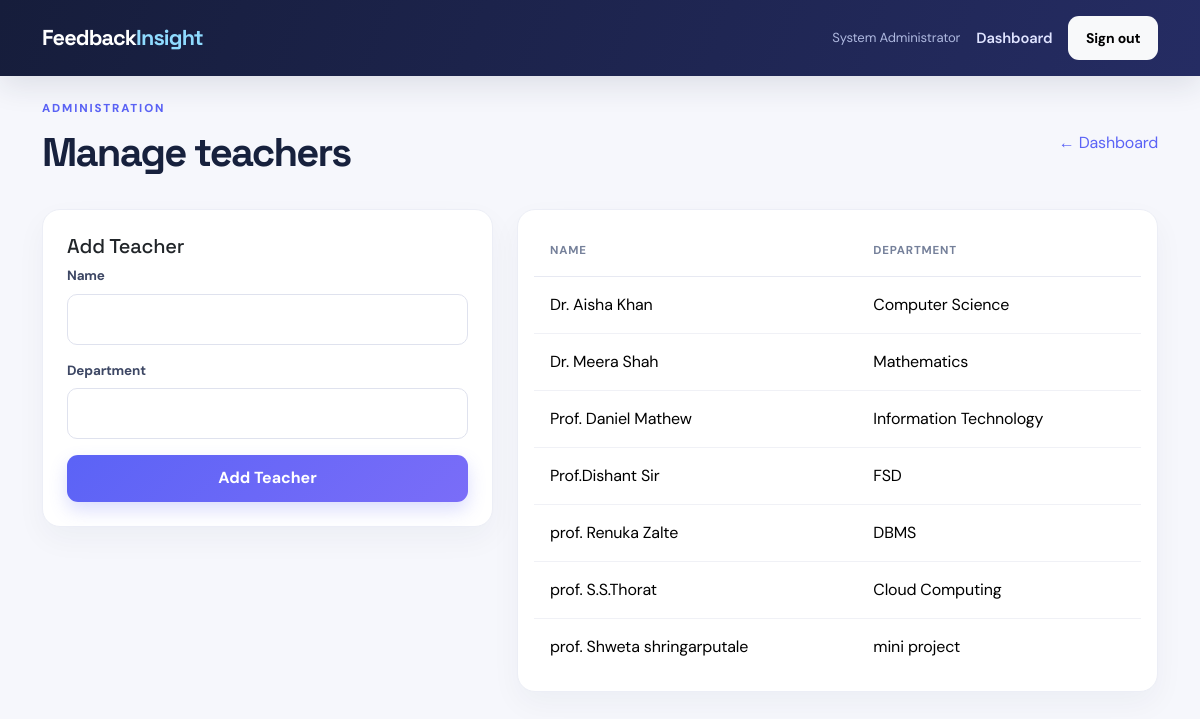
The page /admin/manage/teachers (signed in) on the database its author committed.
### models.py (models this page shows, shortened)
class Admin(UserMixin, db.Model):
    __tablename__ = "admins"
    id = db.Column(db.Integer, primary_key=True)
    name = db.Column(db.String(120), nullable=False)
    email = db.Column(db.String(150), unique=True, nullable=False, index=True)
    password_hash = db.Column(db.String(255), nullable=False)
    created_at = db.Column(db.DateTime, default=datetime.utcnow, nullable=False)
    @property
    def role(self):
        return "admin"

class Teacher(db.Model):
    __tablename__ = "teachers"
    id = db.Column(db.Integer, primary_key=True)
    name = db.Column(db.String(120), unique=True, nullable=False)
    department = db.Column(db.String(120), nullable=False)
    created_at = db.Column(db.DateTime, default=datetime.utcnow, nullable=False)
    feedback = db.relationship("Feedback", back_populates="teacher", lazy=True)

### app.py (the view, shortened to what this page needs)
@app.route("/admin/manage/<kind>", methods=["GET", "POST"])
@admin_required
def manage(kind):
    types = {"teachers": (Teacher, "Teacher"), "subjects": (Subject, "Subject")}
    if kind not in types:
        return redirect(url_for("admin_dashboard"))
    model, label = types[kind]
    return render_template("manage.html", kind=kind, label=label, records=model.query.order_by(model.name).all())

### app.py (called while the page is built)
@login_manager.user_loader
def load_user(user_id):
    user_type, identifier = user_id.split(":", 1) if ":" in user_id else ("student", user_id)
    model = Admin if user_type == "admin" else Student
    return db.session.get(model, int(identifier))

def admin_required(view):
    @wraps(view)
    @login_required
    def wrapped(*args, **kwargs):
        if not isinstance(current_user, Admin):
            flash("Administrator access is required.", "danger")
            return redirect(url_for("student_dashboard"))
        return view(*args, **kwargs)
    return wrapped

@app.context_processor
def inject_globals():
    return {"app_name": "Feedback Insight"}

### templates/manage.html
{% extends "base.html" %}{% block content %}<div class="d-flex justify-content-between align-items-center mb-4"><div><p class="eyebrow">ADMINISTRATION</p><h1>Manage {{ kind }}</h1></div><a href="{{ url_for('admin_dashboard') }}">← Dashboard</a></div><div class="row g-4"><div class="col-md-5"><form method="post" class="card border-0 shadow-sm p-4"><h2 class="h5">Add {{ label }}</h2><label>Name</label><input class="form-control mb-3" name="name" required>{% if kind == 'teachers' %}<label>Department</label><input class="form-control mb-3" name="department" required>{% else %}<label>Code</label><input class="form-control mb-3" name="code" required>{% endif %}<button class="btn btn-primary">Add {{ label }}</button></form></div><div class="col-md-7"><div class="card border-0 shadow-sm p-3"><table class="table"><thead><tr><th>Name</th><th>{{ 'Department' if kind == 'teachers' else 'Code' }}</th></tr></thead><tbody>{% for record in records %}<tr><td>{{ record.name }}</td><td>{{ record.department if kind == 'teachers' else record.code }}</td></tr>{% endfor %}</tbody></table></div></div></div>{% endblock %}

### templates/base.html (shortened to what this page needs)
<!doctype html>
<html lang="en">
<head>
  <link href="https://cdn.jsdelivr.net/npm/bootstrap@5.3.3/dist/css/bootstrap.min.css" rel="stylesheet">
  <link href="{{ url_for('static', filename='css/style.css') }}" rel="stylesheet">
</head>
<body>
<nav class="navbar navbar-expand-lg navbar-dark app-nav">
  <div class="container"><a class="navbar-brand fw-bold" href="{{ url_for('index') }}">Feedback<span>Insight</span></a>
    <div class="d-flex align-items-center gap-3">
      {% if current_user.is_authenticated %}
        <span class="nav-user">{{ current_user.name }}</span>
        {% if current_user.role == 'admin' %}<a class="nav-link" href="{{ url_for('admin_dashboard') }}">Dashboard</a>
        {% else %}<a class="nav-link" href="{{ url_for('student_dashboard') }}">My feedback</a>{% endif %}
        <a class="btn btn-sm btn-light" href="{{ url_for('logout') }}">Sign out</a>
      {% else %}<a class="nav-link" href="{{ url_for('admin_login') }}">Admin portal</a>{% endif %}
    </div>
  </div>
</nav>
<main class="container py-4">
  {% block content %}{% endblock %}
</main>
</body></html>

### static/css/style.css (style rules this page uses)
:root { --ink:#17213d;--muted:#75809a;--blue:#5b63f6;--blue-dark:#444bd3;--cyan:#22c7d8;--paper:#f6f7fc;--line:#e7e9f2;--white:#fff }
* { box-sizing:border-box }
body { background:var(--paper);color:var(--ink);font-family:'DM Sans',system-ui,sans-serif;letter-spacing:-.01em }
h1,h2,h3,.navbar-brand { font-family:'Space Grotesk',sans-serif }
h1 { font-weight:700;letter-spacing:-.045em }
a { color:var(--blue);text-decoration:none }
.app-nav { background:linear-gradient(110deg,#161d3b,#252c63);box-shadow:0 10px 30px #1820441c;padding:1rem 0 }
.navbar-brand { font-size:1.35rem;letter-spacing:-.04em }
.navbar-brand span { color:#8fdbff }
.navbar .nav-link { color:#dfe3ff!important;font-size:.92rem;font-weight:600 }
.nav-user { color:#aeb8df;font-size:.82rem }
.btn { border-radius:11px;font-weight:700;padding:.72rem 1.1rem;border:0;transition:.2s ease }
.btn-primary { background:linear-gradient(135deg,var(--blue),#7a6df8);box-shadow:0 8px 18px #5b63f638 }
.eyebrow { font-size:.72rem;letter-spacing:.16em;font-weight:800;color:var(--blue);margin-bottom:.75rem }
.feature-card,.metric-card,.card { background:var(--white);border:1px solid #eceef6!important;border-radius:18px!important;box-shadow:0 12px 30px #20264d0b!important }
.table { --bs-table-bg:transparent;color:var(--ink);margin:0 }
.table thead th { color:var(--muted);font-size:.72rem;text-transform:uppercase;letter-spacing:.07em;border-bottom:1px solid var(--line);padding:1rem }
.table tbody td { padding:1rem;border-color:#f0f1f6;vertical-align:middle }
.table tbody tr:last-child td { border-bottom:0 }
label { font-weight:700;font-size:.84rem;margin-bottom:.45rem;color:#3d4764 }
.form-control,.form-select { border:1px solid #dfe2ee;border-radius:10px;padding:.78rem .9rem;color:var(--ink) }

### rows shown on the page
Admin: name "System Administrator"
Teacher: name "Dr. Aisha Khan", department "Computer Science"
Teacher: name "Dr. Meera Shah", department "Mathematics"
Teacher: name "Prof. Daniel Mathew", department "Information Technology"
Teacher: name "Prof.Dishant Sir", department "FSD"
Teacher: name "prof. Renuka Zalte", department "DBMS"
Teacher: name "prof. S.S.Thorat", department "Cloud Computing"
Teacher: name "prof. Shweta shringarputale", department "mini project"

### other values the page prints
{{ kind }} "teachers"
{{ label }} "Teacher"
{{ 'Department' if kind == 'teachers' else 'Code' }} "DEPARTMENT"
